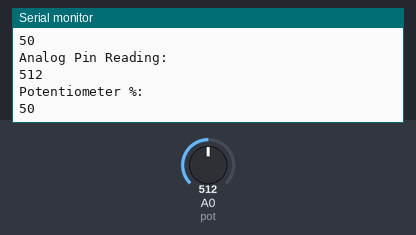
The sketch below on a simulated Arduino Uno, built with avr-gcc and run on an emulated ATmega328P. Shown: the last lines printed to the serial monitor. The inputs (shaded band) are chosen by the test bench; at power-on: A0 (pot) = 512.

Above: at 1.8 s.
1.9 s: A0 (pot) set to 716
At 2.8 s:
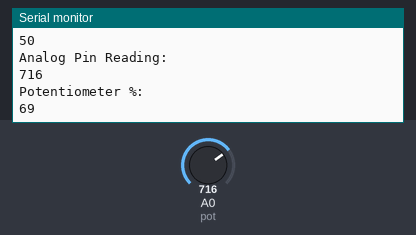
3.4 s: A0 (pot) set to 900
At 4.4 s:
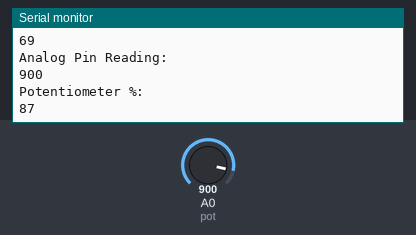
Timing chart, 0 to 6.4 s (numbered marks = the images above; inputs shaded):
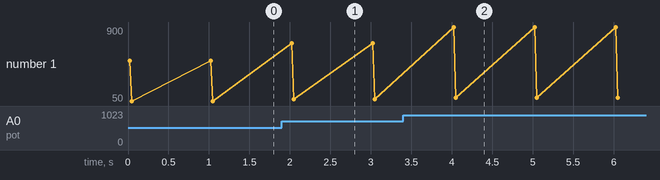

The sketch:

Part01_Potentiometer.ino
```cpp
#define pot A0
int potVal;
int percent;

void setup() {
  Serial.begin(9600);
}

void loop() {
  potVal = analogRead(pot);
  percent = map(potVal, 0, 1023, 0, 100);

  Serial.println("Analog Pin Reading: ");
  Serial.println(potVal);
  Serial.println("Potentiometer %: ");
  Serial.println(percent);
  delay(1000);
}
```

Measured:
- after the input at 1.9 s, the serial monitor: prints a new line after 0.12 s (image 1)
- after the input at 3.4 s, the serial monitor: prints a new line after 0.63 s (image 2)
- plotted number 1: 50 → 69 after the input at 1.9 s, 69 → 87 after the input at 3.4 s
